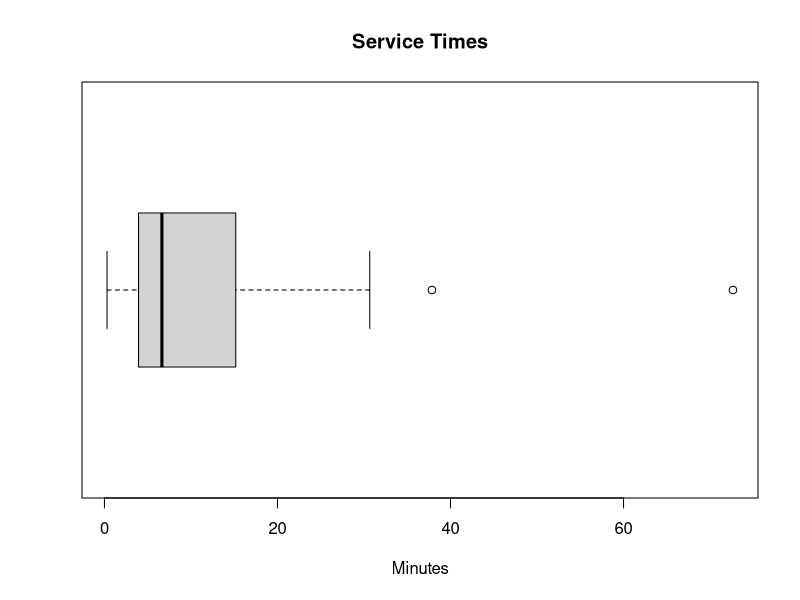
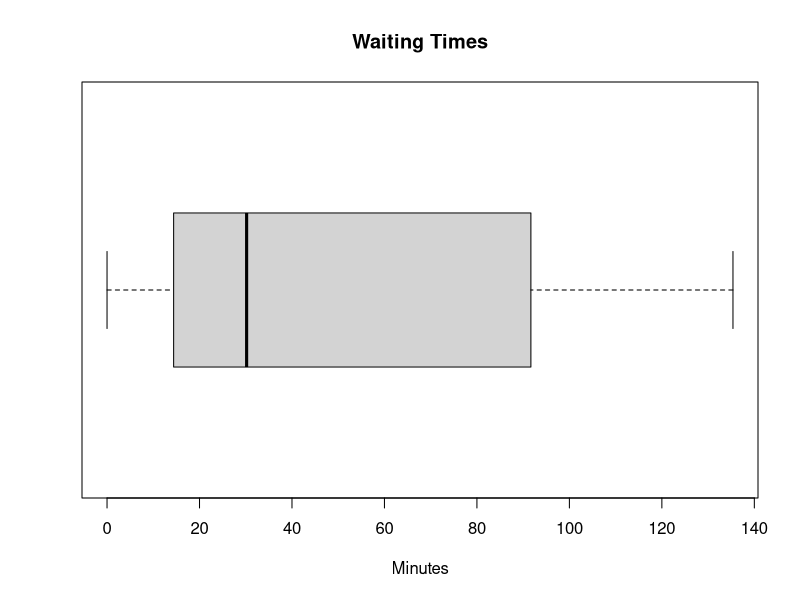
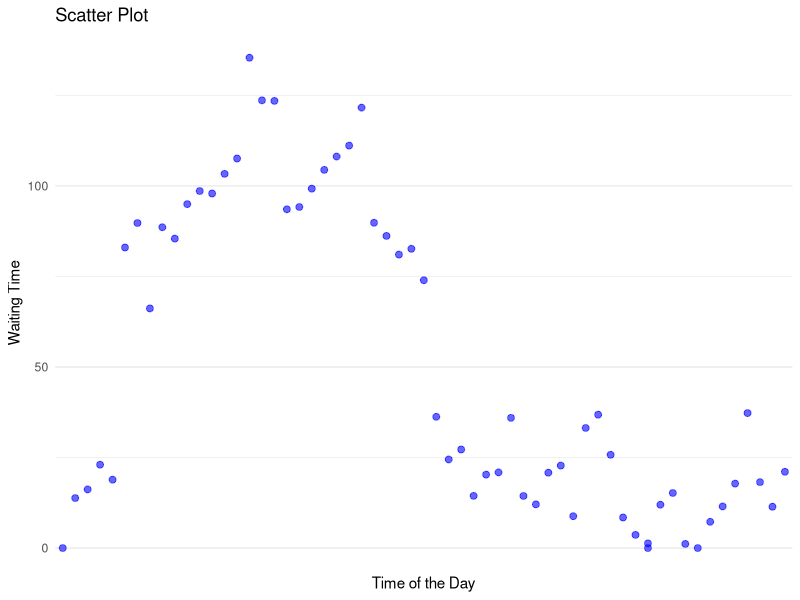
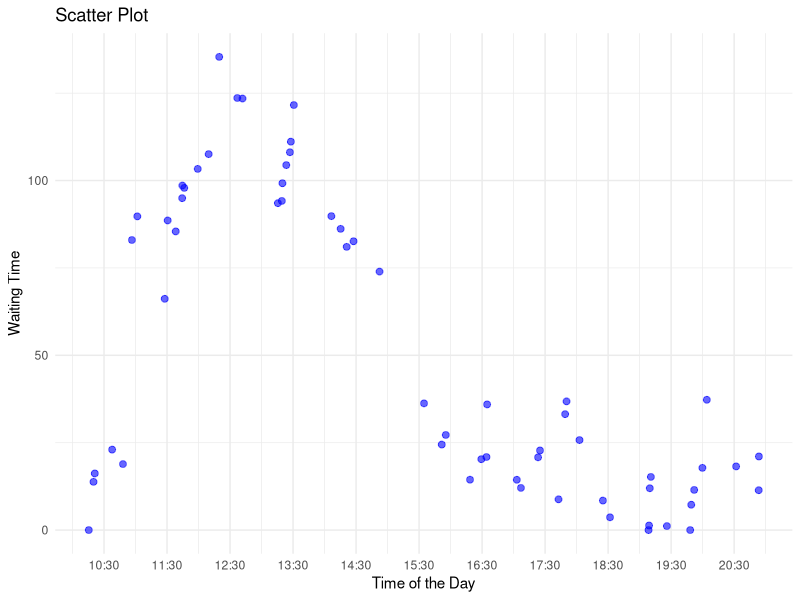
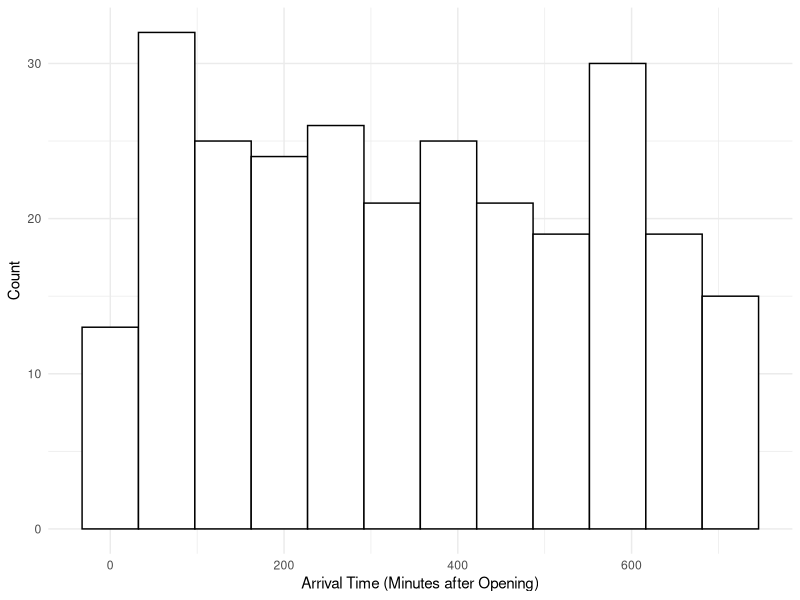
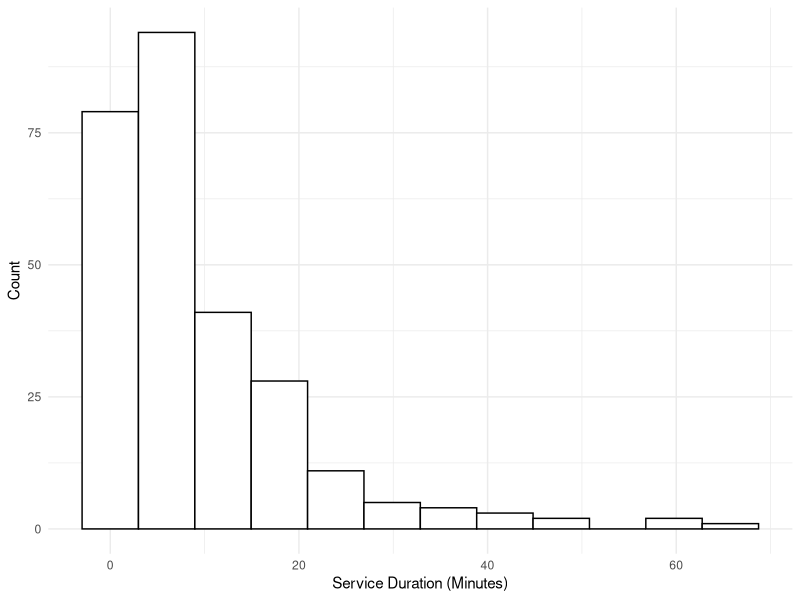
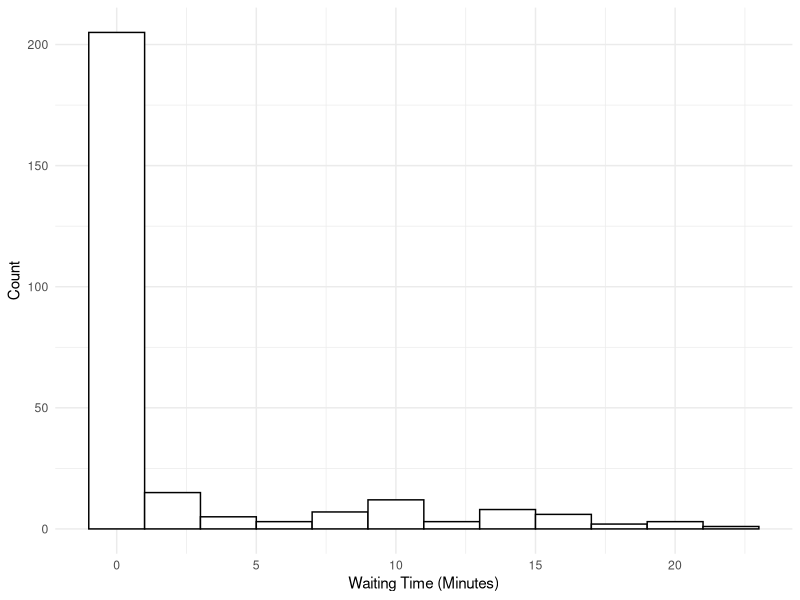
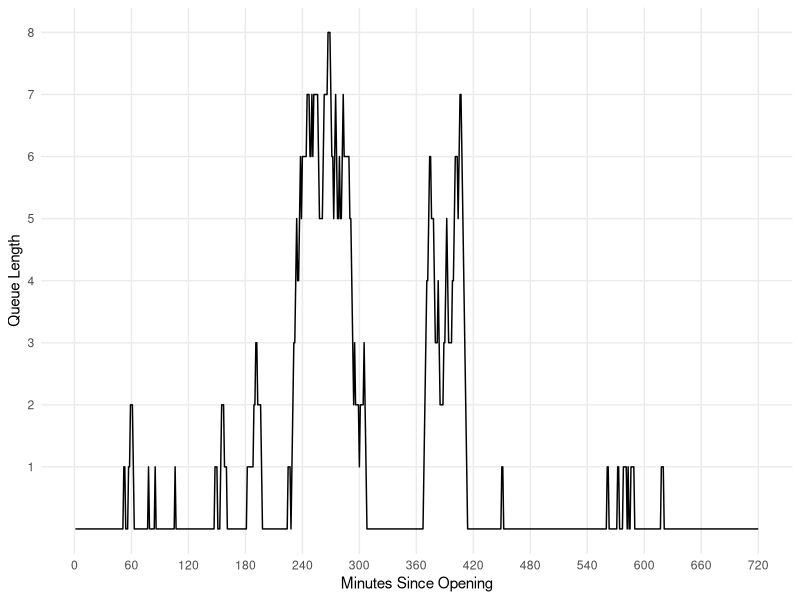

The R script that drew these images, in order:
## ---- chunk 1
library(tidyverse)
library(lubridate)

set.seed(121)

# simulating the arrival times of customers throughout the day

# Poisson process (lambda = 5)
# Tk= arrival time of the kth customer
# Wk= time between the k-1th customer arrival and the kth customer arrival where Wk ~ Pois(lambda)

# set parameter
lambdaA <- 5 # in units: customers per hour
opening_time <- hm("10:00")
closing_time <- hm("22:00")
hours <- hour(closing_time) - hour(opening_time) # operating hours: 10am to 10pm
total_time <- hours*60 # operating hours in minutes
lambdaA <- lambdaA/60 # customers per minute
# converting to minutes because our lambda is low, and we can can get greater precision in analyses this way

n <- ceiling(lambdaA*total_time) # max number of customers the store can have throughout the day

# generate W1,..,Wn (calculating the time between the arrival times of 2 customers)
W_sample <- rexp(n, rate= lambdaA)

# calculate T or the arrival times by summing together the Wi arrival times

T_sample <- numeric(n)

for(i in 1:n) {
  T_sample[i] <- sum(W_sample[1:i])
}

# all possible arrival times of customers throughout the day (X minutes after opening)

# however, the store is only open for 12 hours or 720 minutes so we must get rid of the values that fall outside of the range (go beyond 720)

arrival_times <- T_sample[T_sample <= total_time]

arrival_times

opening_time + minutes(floor(max(arrival_times)))

## ---- chunk 2
# given the output from above, simulate the serving times of customers before they leave

# notice that service time is modeled by exp(6)
lambdaS <- 6 # customers per hour
lambdaS <- lambdaS/60 # customers per minute 

# simulate customer's service time 
# n= only simulating the service time for those where T_sample <= total_time
service_times <- rexp(length(arrival_times), rate= lambdaS)

#these are the serving times for each arriving customer before they leave
service_times 

## ---- chunk 3
boxplot(service_times, horizontal= TRUE, main= "Service Times", xlab= "Minutes")
## ---- chunk 4
# Start time as POSIXct
start_time <- as.POSIXct("10:00", format = "%H:%M", tz = "UTC")

# Add minutes to the start time

time_of_day <- sapply(arrival_times, function(m) {
  m <- round(m)  # Round to nearest whole number
  new_time <- start_time + (m * 60)  # Add minutes converted to seconds
  format(new_time, "%H:%M")  # Format as "HH:MM"
})

print(time_of_day)
## ---- chunk 5

# determining waiting times

# for each observation (customer), calculate when the service begins and when it ends 
# serving ends = service begins + service time
# service begins: either when the customer walks in, or when the previous customer leaves (assumes there is a waiting time)

# compare this to the arrival time 
# if arrival time > time service ends then wait time = 0
# but if arrival time < service time ends then wait time = time service ends- arrival time 

# variable initialization
waiting_times <- numeric(length(arrival_times))  # generating times for each customer
service_start <- numeric(length(arrival_times)) 
service_end <- numeric(length(arrival_times))  
current_end <- numeric(0) # service end time for current customer (i)

# iterate over each customer
for (i in 1:length(arrival_times)) {

  # only includes observations where service time > arrival time => which means there is a wait time
  # gets rid of observations where service < arrival time => 0 wait time
  if (length(current_end) > 0) {
    current_end <- current_end[current_end > arrival_times[i]]
  }
  
 if (length(current_end) == 0) {
   # scenario 1: if there is no waiting time, service starts at the customer arrival
    service_start[i] <- arrival_times[i]
  } else {
    # scenario 2: if there is a waiting time, service starts at the end of the previous customer's end time
    service_start[i] <- max(arrival_times[i], service_end[i-1])
  }
  
  # update the service end time for current customer by adding when service starts and how long the service takes
  service_end[i] <- service_start[i] + service_times[i]
  
  # add this service end time to current end services
  current_end <- c(current_end , service_end[i])
  
  # update waiting time
  waiting_times[i] <- service_start[i] - arrival_times[i]
}


scen1_sim_results <- data.frame(
  customer = 1:length(arrival_times),
  arrival_time = arrival_times,
  service_length = service_times,
  service_start = service_start,
  service_end = service_end,
  waiting_time = waiting_times,
  time_of_day = time_of_day
)

print(head(scen1_sim_results, 15)) # printing first 15 customers

## ---- chunk 6
boxplot(waiting_times, horizontal= TRUE, main= "Waiting Times", xlab= "Minutes")
mean(waiting_times)
## ---- chunk 7
#Label for 30 min interval
breaks <- seq(30, 720, by = 30)
labels <- sprintf("%02d:%02d", 10 + breaks %/% 60, breaks %% 60) 

ggplot(scen1_sim_results, aes(x = time_of_day, y = waiting_times)) +
  geom_point(color = "blue", size = 2, alpha = 0.6) +
    scale_x_discrete(
    breaks = breaks, 
    labels = labels
  ) +
  labs(
    title = "Scatter Plot",
    x = "Time of the Day",
    y = "Waiting Time"
  ) +
  theme_minimal()

## ---- chunk 8
library(ggplot2)


# Custom breaks and labels for 30-minute intervals
breaks <- seq(30, 720, by = 60)
labels <- sprintf("%02d:%02d", 10 + breaks %/% 60, breaks %% 60)

# Scatter plot with x-axis as numeric time in minutes
ggplot(scen1_sim_results, aes(x = arrival_times, y = waiting_times)) +
  geom_point(color = "blue", size = 2, alpha = 0.6) +
  scale_x_continuous(
    breaks = breaks, 
    labels = labels
  ) +
  labs(
    title = "Scatter Plot",
    x = "Time of the Day",
    y = "Waiting Time"
  ) +
  theme_minimal()

## ---- chunk 9
# first, we generate the arrival times similar in scenario 1
lambdaA <- 24 # per hour
opening_time <- hm("10:00")
closing_time <- hm("22:00")
hours <- hour(closing_time) - hour(opening_time)
total_time <- hours*60 # operating hours in minutes
lambdaA <- lambdaA/60 # per minute

n <- ceiling(lambdaA*total_time) # max number of customers
W_sample <- rexp(n, rate= lambdaA)
T_sample <- numeric(n)

for(i in 1:n) {
  T_sample[i] <- sum(W_sample[1:i])
}

arrival_times <- T_sample[T_sample <= total_time]

# next, we generate the service times similar to scenario 1
# make a function to do this
calc_service_times <- function(arrivals, chefs) {
  # Ensure rate is per unit time
  minute_rate = (3*chefs) / 60
  services = rexp(length(arrivals), rate = minute_rate)
  return(services) # in minutes
}
# if we only have one chef
service_times <- calc_service_times(arrivals = arrival_times, chefs = 2)
## ---- chunk 10

tables <- 5
arrival_times_temp <- arrival_times

# number of people in line each minute
queue_size_history <- numeric(total_time)

# number of tables occupied each minute
occupied_tables_history <- rep(0, total_time)

# timer to track remaining waiting time for each table in the restaurant
# each element is one table in the restaurant
# -1 means empty
# otherwise, number of remaining service minutes
tables_timer <- rep(-1, tables)

# the amount of minutes each customer of that day waited
waiting_times <- numeric(0)

# the arrival_times indices of the people currently in line
# in order to know how long their eventual service time will be
queue <- numeric(0)

# an internal counter separate from the time
customers_entered <- 0
for (i in 1:total_time) {
  occupied_tables_history[i+1] = occupied_tables_history[i]
  
  # update the waiting timer for all occupied tables
  tables_timer[tables_timer > 0] <- tables_timer[tables_timer > 0] - 1
  # update the number of available tables in the next minute
  # based on the number of tables who have finished timers
  occupied_tables_history[i+1] = occupied_tables_history[i+1] - sum(tables_timer == 0)
  # mark the finished tables as available tables for the next minute
  tables_timer[tables_timer == 0] <- tables_timer[tables_timer == 0] - 1
  
  # has the next customer arrived?
  if(length(arrival_times_temp) > 0){
    if(arrival_times_temp[1] < i) {
      # if so, add them to the back of the queue
      queue = c(queue, as.integer(customers_entered+1)) # add 1 for 1-indexing
      # remove the 1st element of arrival_times
      arrival_times_temp = arrival_times_temp[-1]
      # start the waiting timer for this customer by appending 0
      waiting_times = c(waiting_times, 0)
      
      customers_entered = customers_entered + 1
    }
  }
  # are any tables currently open and there is a person in line?
  if(occupied_tables_history[i+1] < tables & length(queue) > 0) {
    # if so, then seat the first person in line
    # at the first available table
    for (j in 1:tables) {
      if(tables_timer[j] == -1) {
        # queue[1] has the customer index of the first person in line
        tables_timer[j] = round(service_times[queue[1]])
        break
      }
    }
    # the next minute there will be one more occupied table
    occupied_tables_history[i+1] = occupied_tables_history[i+1] + 1
    # remove the first person in the queue
    queue = queue[-1]
  }
  # update the waiting time for each person in the queue
  for (customer_index in queue) {
    waiting_times[customer_index] = waiting_times[customer_index] + 1
  }
  # keep track of how long the line is at each minute
  queue_size_history[i] = length(queue)
}

occupied_tables_history <- occupied_tables_history[-1]

## ---- chunk 11

scen2_sim_results_by_customer <- data.frame(
  customer = 1:length(arrival_times),
  arrival_time = arrival_times,
  service_length = service_times,
  waiting_time = waiting_times
)

scen2_sim_results_by_customer |>
  ggplot(aes(x = arrival_time)) +
  geom_histogram(bins = 12, color = "black", fill = "white") +
  labs(
    x = "Arrival Time (Minutes after Opening)",
    y = "Count"
  ) +
  theme_minimal()

scen2_sim_results_by_customer |>
  ggplot(aes(x = service_length)) +
  geom_histogram(bins = 12, color = "black", fill = "white") +
  labs(
    x = "Service Duration (Minutes)",
    y = "Count"
  ) +
  theme_minimal()

scen2_sim_results_by_customer |>
  ggplot(aes(x = waiting_time)) +
  geom_histogram(bins = 12, color = "black", fill = "white") +
  labs(
    x = "Waiting Time (Minutes)",
    y = "Count"
  ) +
  theme_minimal()


scen2_sim_results_by_minute <- data.frame(
  minutes_since_opening = 1:total_time,
  time_of_day = I(lapply(1:total_time, function(i) opening_time + minutes(i))),
  queue_size = queue_size_history,
  occupied_tables = occupied_tables_history
)

scen2_sim_results_by_minute |>
  ggplot(aes(x = minutes_since_opening, y = queue_size)) +
  geom_line() +
  scale_y_continuous(breaks = seq(1, max(queue_size_history), by = 1)) +
  scale_x_continuous(breaks = seq(0, total_time, by = 60)) +
  labs(
    x = "Minutes Since Opening",
    y = "Queue Length"
  ) +
  theme_minimal() +
  theme(panel.grid.minor = element_blank())

scen2_sim_results_by_minute |>
  ggplot(aes(x = minutes_since_opening, y = occupied_tables)) +
  geom_area(fill = "lightblue") +
  geom_line() +
  scale_y_continuous(breaks = seq(1, tables, by = 1)) +
  scale_x_continuous(breaks = seq(0, total_time, by = 60)) +
  labs(
    x = "Minutes Since Opening",
    y = "Number of Tables Occupied"
  ) +
  theme_minimal() +
  theme(panel.grid.minor = element_blank())

